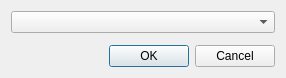
<?xml version="1.0" encoding="UTF-8"?>
<ui version="4.0">
 <class>ValueSelectDialog</class>
 <widget class="QDialog" name="ValueSelectDialog">
  <property name="geometry">
   <rect>
    <x>0</x>
    <y>0</y>
    <width>286</width>
    <height>78</height>
   </rect>
  </property>
  <property name="windowTitle">
   <string>Select Value</string>
  </property>
  <layout class="QVBoxLayout" name="verticalLayout">
   <item>
    <widget class="QComboBox" name="valueComboBox"/>
   </item>
   <item>
    <spacer name="verticalSpacer">
     <property name="orientation">
      <enum>Qt::Vertical</enum>
     </property>
     <property name="sizeHint" stdset="0">
      <size>
       <width>20</width>
       <height>2</height>
      </size>
     </property>
    </spacer>
   </item>
   <item>
    <widget class="QDialogButtonBox" name="buttonBox">
     <property name="orientation">
      <enum>Qt::Horizontal</enum>
     </property>
     <property name="standardButtons">
      <set>QDialogButtonBox::Cancel|QDialogButtonBox::Ok</set>
     </property>
    </widget>
   </item>
  </layout>
 </widget>
 <resources/>
 <connections>
  <connection>
   <sender>buttonBox</sender>
   <signal>accepted()</signal>
   <receiver>ValueSelectDialog</receiver>
   <slot>accept()</slot>
   <hints>
    <hint type="sourcelabel">
     <x>248</x>
     <y>254</y>
    </hint>
    <hint type="destinationlabel">
     <x>157</x>
     <y>274</y>
    </hint>
   </hints>
  </connection>
  <connection>
   <sender>buttonBox</sender>
   <signal>rejected()</signal>
   <receiver>ValueSelectDialog</receiver>
   <slot>reject()</slot>
   <hints>
    <hint type="sourcelabel">
     <x>316</x>
     <y>260</y>
    </hint>
    <hint type="destinationlabel">
     <x>286</x>
     <y>274</y>
    </hint>
   </hints>
  </connection>
 </connections>
</ui>
